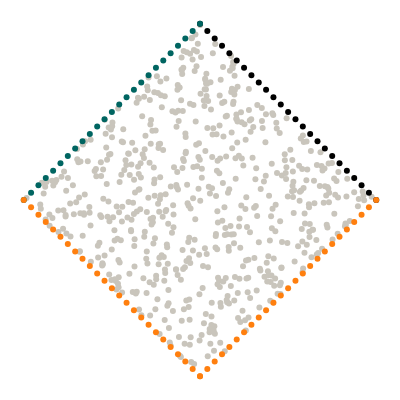

The cell this chart's notebook holds for it:
### Markdown cell above
## Geometry

We want to model a quarter of a plate with an elliptical hole. The domain itself is represented by collocation points, the boundaries are represented by uniformly sampled points along the perimeter.

### Code cell
import torch
from torch.optim.lr_scheduler import StepLR
import numpy as np
from scipy.stats import qmc
from plotly.express.colors import sequential
import plotly.graph_objects as go
import plotly.figure_factory as ff
from tqdm import tqdm
#import wandb
import matplotlib.pyplot as plt

torch.set_default_dtype(torch.float64)
from global_constants import  B0, EPS0, MU, LBD, RATIO


L = 1
# Number of collocation points
N = 25
#compression and stretch of the square , between  >0 and <1/2, 1/4 -> square
alpha = 1/4 * np.pi
#rotation of the rhombus -> +-1/4 = sqaure 
beta = 0 * np.pi

# Epochs
epochs = 50
# Batch size
batch_size = 64
# Leanring rate
lr = 0.01 #normally 0.001
# Scheduler step width
scheduler_step = 150 #normally 2000
# Gamma factor of scheduler
scheduler_gamma = 0.5

# Number of hidden neurons
hn = 50

# Weight of PDE loss
W_PDE = 0.001
# Weight of Neumann loss
W_NEU = 0.01
# Weight of data losses
W_STRESS = 0.0
W_DISP = 0.0

#error in rotation function
# def rotation(angle, list):
#     t = list[:,1]/torch.absolute(list[:,1])*torch.arccos(((list[:,0]*1)+(list[:,1]*0))/(torch.sqrt((list[:,0]**2+list[:,1]**2)*(1+0))))
#     x_rot = torch.sqrt(list[:,0]**+2 + list[:,1]**2) * torch.cos(t+angle)
#     y_rot =torch.sqrt(list[:,0]**+2 + list[:,1]**2) * torch.sin(t+angle)
#     return torch.column_stack([x_rot,y_rot])


def point_rotation(theta, p):
    # Use the x and y rotation formulas to rotate around the origin    
    p_rot_x = (p[:,0]*np.cos(theta)-p[:,1]*np.sin(theta))
    p_rot_y = (p[:,0]*np.sin(theta)+ p[:,1]*np.cos(theta))
    return np.column_stack([p_rot_x, p_rot_y])

def torch_point_rotation(theta, p):
    # Use the x and y rotation formulas to rotate around the origin    
    p_rot_x = (p[:,0]*torch.cos(theta)-p[:,1]*torch.sin(theta))
    p_rot_y = (p[:,0]*torch.sin(theta)+ p[:,1]*torch.cos(theta))
    return torch.column_stack([p_rot_x, p_rot_y])



#rak = rotation(beta, ((5,5),(4,4)))


# Create collocation points
points = 2*L * qmc.LatinHypercube(d=2).random(4*N**2)
mask_right_top = np.tan(alpha)*(-points[:, 0]+(1/np.tan(alpha)*3*L*np.sin(alpha))) >= points[:,1]
mask_left_top = np.tan(alpha)*(points[mask_right_top][:, 0]+(1/np.tan(alpha)*L*np.sin(alpha))) >= points[mask_right_top][:, 1]
mask_right_bottom = np.tan(alpha)*(points[mask_right_top][mask_left_top][:, 0] - (1/np.tan(alpha)*L*np.sin(alpha))) <= points[mask_right_top][mask_left_top][:,1]
mask_left_bottom = np.tan(alpha)*(-points[mask_right_top][mask_left_top][mask_right_bottom][:, 0] + (1/np.tan(alpha)*L*np.sin(alpha))) <= points[mask_right_top][mask_left_top][mask_right_bottom][:,1]
collocation = torch.tensor(point_rotation(beta, points[mask_right_top][mask_left_top][mask_right_bottom][mask_left_bottom]), requires_grad=True).double()

# Boundary points
left_x_top = torch.linspace(0, L*np.cos(alpha), N, requires_grad=True).double()
left_y_top = torch.linspace(L*np.sin(alpha), 2*L*np.sin(alpha), N, requires_grad=True).double()
left_top = torch.column_stack([left_x_top, left_y_top]).double()
left_top = torch_point_rotation(torch.tensor(beta), left_top)


left_x_bottom = torch.linspace(0, L*np.cos(alpha), N).double()
left_y_bottom = torch.linspace(L*np.sin(alpha), 0, N, requires_grad=True).double()
left_bottom = torch.column_stack([left_x_bottom, left_y_bottom]).double()
left_bottom = torch_point_rotation(torch.tensor(beta), left_bottom)

right_x_top = torch.linspace(L*np.cos(alpha), 2*L*np.cos(alpha), N, requires_grad=True).double()
right_y_top = torch.linspace(2*L*np.sin(alpha), L*np.sin(alpha), N, requires_grad=True).double()
right_top = torch.column_stack([right_x_top, right_y_top]).double()
right_top = torch_point_rotation(torch.tensor(beta), right_top)

right_x_bottom = torch.linspace(L*np.cos(alpha), 2*L*np.cos(alpha), N, requires_grad=True).double()
right_y_bottom = torch.linspace(0, L*np.sin(alpha), N, requires_grad=True).double()
right_bottom = torch.column_stack([right_x_bottom, right_y_bottom]).double()
right_bottom = torch_point_rotation(torch.tensor(beta), right_bottom)


# Visualize geometry
with torch.no_grad():
    mode = "markers"
    gray = dict(color="#C9C5BC")
    green = dict(color="#006561")
    black = dict(color="black")
    orange = dict(color="#ff7f0e")
    fig = go.Figure()
    fig.add_trace(go.Scatter(x=collocation[:, 0], y=collocation[:, 1], mode=mode, marker=gray))
    fig.add_trace(go.Scatter(x=right_top[:, 0], y=right_top[:, 1], mode=mode, marker=black))
    fig.add_trace(go.Scatter(x=right_bottom[:, 0], y=right_bottom[:, 1], mode=mode, marker=orange))
    fig.add_trace(go.Scatter(x=left_top[:, 0], y=left_top[:, 1], mode=mode, marker=green))
    fig.add_trace(go.Scatter(x=left_bottom[:, 0], y=left_bottom[:, 1], mode=mode, marker=orange))
    fig.layout.yaxis.scaleanchor = "x"
    fig.update_layout(
        template="none",
        width=400,
        height=400,
        margin=dict(l=0, r=0, b=0, t=0),
        showlegend=False,
    )
    fig.update_xaxes(visible=False)
    fig.update_yaxes(visible=False)
    fig.show()

### Figure 1 — Plotly figure (JSON) as saved in the notebook; plotly's stock layout.template omitted (floating-point values rounded to 4 significant figures; data arrays with more than 128 entries replaced by an {"elided": "..."} marker saying what was removed)
{"data": [{"marker": {"color": "#C9C5BC"}, "mode": "markers", "type": "scatter", "x": {"elided": "630 float values"}, "y": {"elided": "630 float values"}}, {"marker": {"color": "black"}, "mode": "markers", "type": "scatter", "x": [0.7071, 0.7366, 0.766, 0.7955, 0.825, 0.8544, 0.8839, 0.9133, 0.9428, 0.9723, 1.002, 1.031, 1.061, 1.09, 1.12, 1.149, 1.179, 1.208, 1.237, 1.267, 1.296, 1.326, 1.355, 1.385, 1.414], "y": [1.414, 1.385, 1.355, 1.326, 1.296, 1.267, 1.237, 1.208, 1.179, 1.149, 1.12, 1.09, 1.061, 1.031, 1.002, 0.9723, 0.9428, 0.9133, 0.8839, 0.8544, 0.825, 0.7955, 0.766, 0.7366, 0.7071]}, {"marker": {"color": "#ff7f0e"}, "mode": "markers", "type": "scatter", "x": [0.7071, 0.7366, 0.766, 0.7955, 0.825, 0.8544, 0.8839, 0.9133, 0.9428, 0.9723, 1.002, 1.031, 1.061, 1.09, 1.12, 1.149, 1.179, 1.208, 1.237, 1.267, 1.296, 1.326, 1.355, 1.385, 1.414], "y": [0, 0.02946, 0.05893, 0.08839, 0.1179, 0.1473, 0.1768, 0.2062, 0.2357, 0.2652, 0.2946, 0.3241, 0.3536, 0.383, 0.4125, 0.4419, 0.4714, 0.5009, 0.5303, 0.5598, 0.5893, 0.6187, 0.6482, 0.6776, 0.7071]}, {"marker": {"color": "#006561"}, "mode": "markers", "type": "scatter", "x": [0, 0.02946, 0.05893, 0.08839, 0.1179, 0.1473, 0.1768, 0.2062, 0.2357, 0.2652, 0.2946, 0.3241, 0.3536, 0.383, 0.4125, 0.4419, 0.4714, 0.5009, 0.5303, 0.5598, 0.5893, 0.6187, 0.6482, 0.6776, 0.7071], "y": [0.7071, 0.7366, 0.766, 0.7955, 0.825, 0.8544, 0.8839, 0.9133, 0.9428, 0.9723, 1.002, 1.031, 1.061, 1.09, 1.12, 1.149, 1.179, 1.208, 1.237, 1.267, 1.296, 1.326, 1.355, 1.385, 1.414]}, {"marker": {"color": "#ff7f0e"}, "mode": "markers", "type": "scatter", "x": [0, 0.02946, 0.05893, 0.08839, 0.1179, 0.1473, 0.1768, 0.2062, 0.2357, 0.2652, 0.2946, 0.3241, 0.3536, 0.383, 0.4125, 0.4419, 0.4714, 0.5009, 0.5303, 0.5598, 0.5893, 0.6187, 0.6482, 0.6776, 0.7071], "y": [0.7071, 0.6776, 0.6482, 0.6187, 0.5893, 0.5598, 0.5303, 0.5009, 0.4714, 0.4419, 0.4125, 0.383, 0.3536, 0.3241, 0.2946, 0.2652, 0.2357, 0.2062, 0.1768, 0.1473, 0.1179, 0.08839, 0.05893, 0.02946, 0]}], "layout": {"height": 400, "margin": {"b": 0, "l": 0, "r": 0, "t": 0}, "showlegend": false, "width": 400, "xaxis": {"visible": false}, "yaxis": {"scaleanchor": "x", "visible": false}}}
